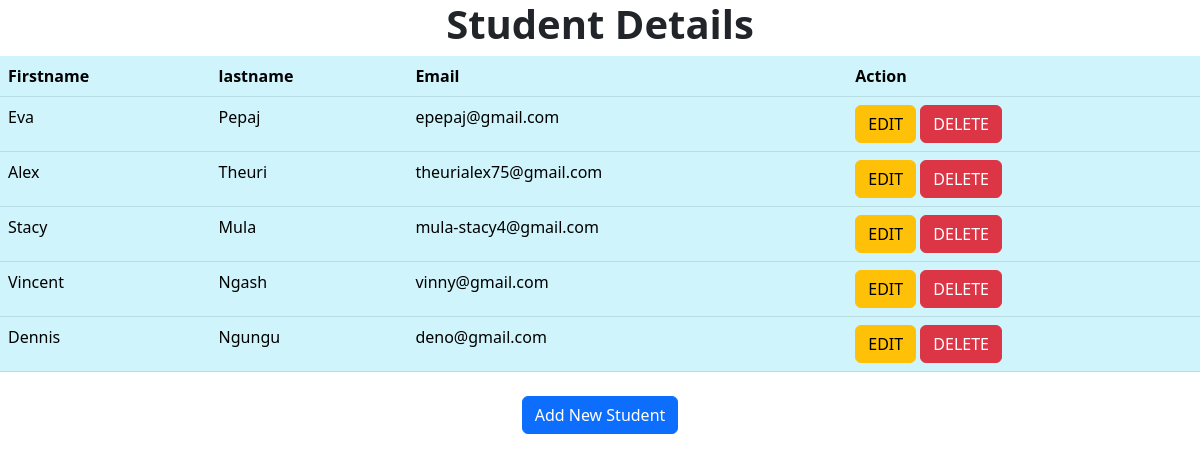
The page /show on the database its author committed.
### crudProject1/models.py (models this page shows)
class Student(models.Model):
    firstname = models.CharField(max_length=200)
    lastname = models.CharField(max_length=200)
    email = models.EmailField()
    class Meta:
        db_table = "Student"

### crudProject1/views.py (the view)
# urls.py: path('show', views.show),
def show(request):
    student = Student.objects.all()
    return render(request, 'show.html', {'student': student})

### templates/show.html (shortened to what this page needs)
<!doctype html>
<html lang="en">
<head>
    {% load static %}
    <link rel="stylesheet" href="{% static 'css/bootstrap.min.css' %}">
</head>
<body>
<h1 style="text-align: center;font-weight: bold">Student Details</h1>
<table class="table table-info" style="margin: 0 auto">
    <thead class="btn-dark">
    <tr>
        <th>Firstname</th>
        <th>lastname</th>
        <th>Email</th>
        <th>Action</th>
    </tr>
    </thead>
    <tbody>
    {% for Student in student %}
    <tr>
        <td>{{ Student.firstname }}</td>
        <td>{{ Student.lastname }}</td>
        <td>{{ Student.email }}</td>
        <td>
            <a href="edit/{{ Student.id }}" class="btn btn-warning">EDIT</a>
            <a href="delete/{{ Student.id }}" class="btn btn-danger">DELETE</a>
        </td>
    </tr>
    {% endfor %}
    </tbody>
</table>
<br>
<center><a href="/index" class="btn btn-primary">Add New Student</a></center>
</body>
</html>

### rows shown on the page
Student: firstname "Eva", lastname "Pepaj", email "epepaj@gmail.com"
Student: firstname "Alex", lastname "Theuri", email "theurialex75@gmail.com"
Student: firstname "Stacy", lastname "Mula", email "mula-stacy4@gmail.com"
Student: firstname "Vincent", lastname "Ngash", email "vinny@gmail.com"
Student: firstname "Dennis", lastname "Ngungu", email "deno@gmail.com"
